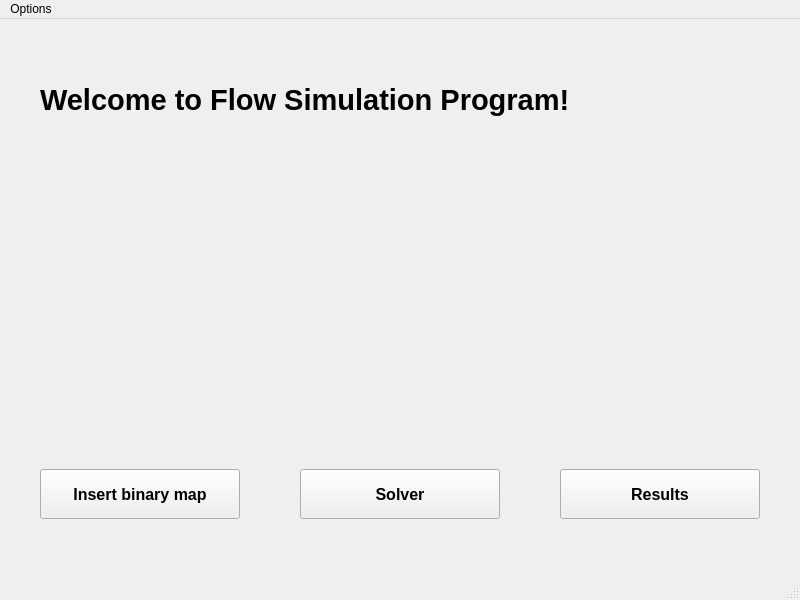
<?xml version="1.0" encoding="UTF-8"?>
<ui version="4.0">
 <class>MainWindow</class>
 <widget class="QMainWindow" name="MainWindow">
  <property name="geometry">
   <rect>
    <x>0</x>
    <y>0</y>
    <width>800</width>
    <height>600</height>
   </rect>
  </property>
  <property name="windowTitle">
   <string>Flow Simulation Program</string>
  </property>
  <widget class="QWidget" name="centralwidget">
   <widget class="QLabel" name="label">
    <property name="geometry">
     <rect>
      <x>40</x>
      <y>30</y>
      <width>711</width>
      <height>101</height>
     </rect>
    </property>
    <property name="font">
     <font>
      <pointsize>22</pointsize>
      <weight>75</weight>
      <bold>true</bold>
     </font>
    </property>
    <property name="layoutDirection">
     <enum>Qt::LeftToRight</enum>
    </property>
    <property name="text">
     <string>Welcome to Flow Simulation Program!</string>
    </property>
    <property name="textFormat">
     <enum>Qt::AutoText</enum>
    </property>
   </widget>
   <widget class="QLabel" name="label_agh">
    <property name="geometry">
     <rect>
      <x>139</x>
      <y>150</y>
      <width>161</width>
      <height>251</height>
     </rect>
    </property>
    <property name="text">
     <string/>
    </property>
   </widget>
   <widget class="QLabel" name="label_ggios">
    <property name="geometry">
     <rect>
      <x>430</x>
      <y>150</y>
      <width>251</width>
      <height>251</height>
     </rect>
    </property>
    <property name="text">
     <string/>
    </property>
   </widget>
   <widget class="QPushButton" name="pushButton_binaryMap">
    <property name="geometry">
     <rect>
      <x>40</x>
      <y>450</y>
      <width>200</width>
      <height>50</height>
     </rect>
    </property>
    <property name="font">
     <font>
      <pointsize>12</pointsize>
      <weight>75</weight>
      <bold>true</bold>
     </font>
    </property>
    <property name="text">
     <string>Insert binary map</string>
    </property>
   </widget>
   <widget class="QPushButton" name="pushButton_solver">
    <property name="geometry">
     <rect>
      <x>300</x>
      <y>450</y>
      <width>200</width>
      <height>50</height>
     </rect>
    </property>
    <property name="font">
     <font>
      <pointsize>12</pointsize>
      <weight>75</weight>
      <bold>true</bold>
     </font>
    </property>
    <property name="text">
     <string>Solver</string>
    </property>
   </widget>
   <widget class="QPushButton" name="pushButton_results">
    <property name="geometry">
     <rect>
      <x>560</x>
      <y>450</y>
      <width>200</width>
      <height>50</height>
     </rect>
    </property>
    <property name="font">
     <font>
      <pointsize>12</pointsize>
      <weight>75</weight>
      <bold>true</bold>
     </font>
    </property>
    <property name="text">
     <string>Results</string>
    </property>
   </widget>
  </widget>
  <widget class="QMenuBar" name="menubar">
   <property name="geometry">
    <rect>
     <x>0</x>
     <y>0</y>
     <width>800</width>
     <height>26</height>
    </rect>
   </property>
   <widget class="QMenu" name="menuMap_of_the_porous_media">
    <property name="title">
     <string>Options</string>
    </property>
    <addaction name="actionMap_of_the_porous_media"/>
    <addaction name="actionSimulate"/>
    <addaction name="actionResults"/>
   </widget>
   <addaction name="menuMap_of_the_porous_media"/>
  </widget>
  <widget class="QStatusBar" name="statusbar"/>
  <action name="actionMap_of_the_porous_media">
   <property name="text">
    <string>Insert binary map</string>
   </property>
  </action>
  <action name="actionSimulate">
   <property name="text">
    <string>Solver</string>
   </property>
  </action>
  <action name="actionResults">
   <property name="text">
    <string>Results</string>
   </property>
  </action>
 </widget>
 <resources/>
 <connections/>
</ui>
